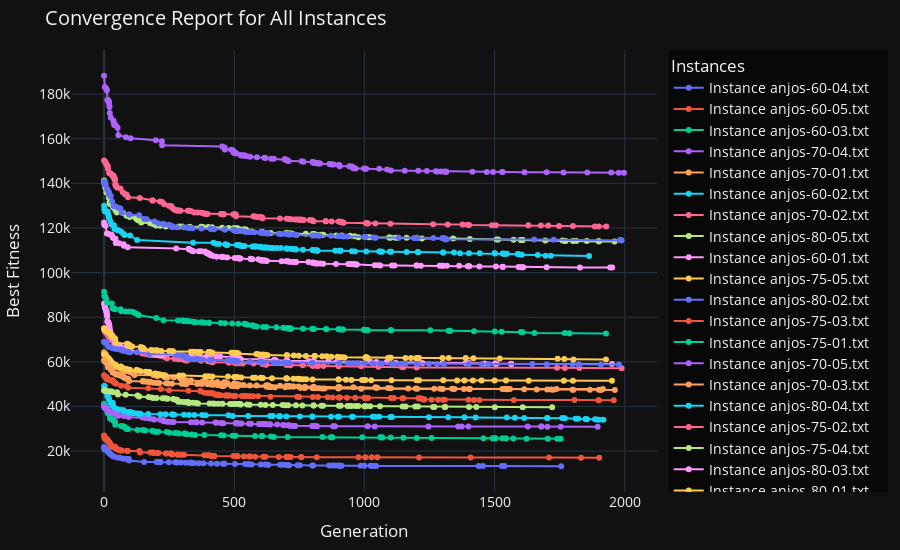

Notebook cell for this chart:
### Code cell
output_report.plot_convergence()
